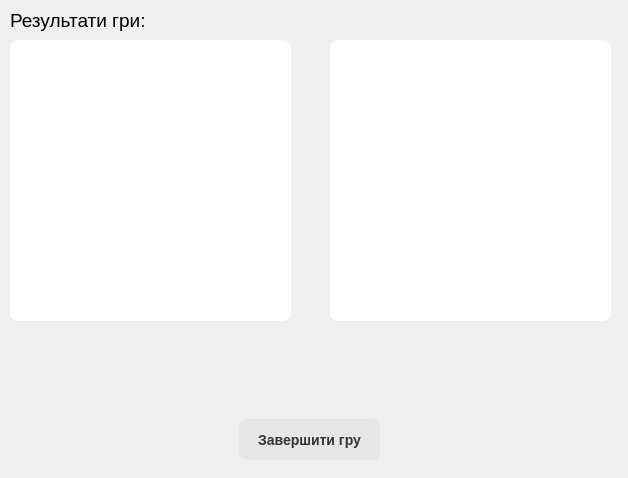
<?xml version="1.0" encoding="UTF-8"?>
<ui version="4.0">
 <class>CurrentResultWindow</class>
 <widget class="QWidget" name="CurrentResultWindow">
  <property name="geometry">
   <rect>
    <x>0</x>
    <y>0</y>
    <width>628</width>
    <height>478</height>
   </rect>
  </property>
  <property name="minimumSize">
   <size>
    <width>628</width>
    <height>478</height>
   </size>
  </property>
  <property name="maximumSize">
   <size>
    <width>628</width>
    <height>478</height>
   </size>
  </property>
  <property name="windowTitle">
   <string>Поточний результат гри</string>
  </property>
  <property name="windowIcon">
   <iconset>
    <normaloff>images/Guess the color.png</normaloff>images/Guess the color.png</iconset>
  </property>
  <widget class="QLabel" name="label_3">
   <property name="geometry">
    <rect>
     <x>233</x>
     <y>380</y>
     <width>151</width>
     <height>31</height>
    </rect>
   </property>
   <property name="font">
    <font>
     <family>Arial</family>
     <pointsize>14</pointsize>
    </font>
   </property>
   <property name="layoutDirection">
    <enum>Qt::LeftToRight</enum>
   </property>
   <property name="styleSheet">
    <string notr="true"/>
   </property>
   <property name="text">
    <string/>
   </property>
   <property name="alignment">
    <set>Qt::AlignCenter</set>
   </property>
  </widget>
  <widget class="QPushButton" name="pushButton">
   <property name="geometry">
    <rect>
     <x>239</x>
     <y>419</y>
     <width>141</width>
     <height>41</height>
    </rect>
   </property>
   <property name="font">
    <font>
     <family>Arial</family>
     <pointsize>-1</pointsize>
     <bold>true</bold>
    </font>
   </property>
   <property name="styleSheet">
    <string notr="true">  background-color: rgba(51, 51, 51, 0.05);
  border-radius: 8px;
  color: #333333;
  font-size: 14px;</string>
   </property>
   <property name="text">
    <string>Завершити гру</string>
   </property>
  </widget>
  <widget class="QLabel" name="label_4">
   <property name="geometry">
    <rect>
     <x>10</x>
     <y>5</y>
     <width>241</width>
     <height>31</height>
    </rect>
   </property>
   <property name="font">
    <font>
     <family>Arial</family>
     <pointsize>14</pointsize>
    </font>
   </property>
   <property name="text">
    <string>Результати гри:</string>
   </property>
  </widget>
  <widget class="QFrame" name="frame_2">
   <property name="geometry">
    <rect>
     <x>330</x>
     <y>40</y>
     <width>281</width>
     <height>281</height>
    </rect>
   </property>
   <property name="font">
    <font>
     <pointsize>12</pointsize>
    </font>
   </property>
   <property name="styleSheet">
    <string notr="true">background-color: rgb(255, 255, 255);
border-radius: 8px;</string>
   </property>
   <property name="frameShape">
    <enum>QFrame::StyledPanel</enum>
   </property>
   <property name="frameShadow">
    <enum>QFrame::Raised</enum>
   </property>
  </widget>
  <widget class="QFrame" name="frame">
   <property name="geometry">
    <rect>
     <x>10</x>
     <y>40</y>
     <width>281</width>
     <height>281</height>
    </rect>
   </property>
   <property name="font">
    <font>
     <pointsize>12</pointsize>
    </font>
   </property>
   <property name="styleSheet">
    <string notr="true">background-color: rgb(255, 255, 255);
border-radius: 8px;</string>
   </property>
   <property name="frameShape">
    <enum>QFrame::StyledPanel</enum>
   </property>
   <property name="frameShadow">
    <enum>QFrame::Raised</enum>
   </property>
  </widget>
  <widget class="QLabel" name="label">
   <property name="geometry">
    <rect>
     <x>9</x>
     <y>330</y>
     <width>281</width>
     <height>41</height>
    </rect>
   </property>
   <property name="font">
    <font>
     <family>Arial</family>
     <pointsize>12</pointsize>
     <bold>true</bold>
    </font>
   </property>
   <property name="styleSheet">
    <string notr="true"/>
   </property>
   <property name="text">
    <string/>
   </property>
   <property name="alignment">
    <set>Qt::AlignCenter</set>
   </property>
   <property name="wordWrap">
    <bool>true</bool>
   </property>
  </widget>
  <widget class="QLabel" name="label_2">
   <property name="geometry">
    <rect>
     <x>363</x>
     <y>328</y>
     <width>221</width>
     <height>41</height>
    </rect>
   </property>
   <property name="font">
    <font>
     <family>Arial</family>
     <pointsize>12</pointsize>
     <bold>true</bold>
    </font>
   </property>
   <property name="styleSheet">
    <string notr="true"/>
   </property>
   <property name="text">
    <string/>
   </property>
   <property name="alignment">
    <set>Qt::AlignCenter</set>
   </property>
   <property name="wordWrap">
    <bool>true</bool>
   </property>
  </widget>
 </widget>
 <resources/>
 <connections/>
</ui>
